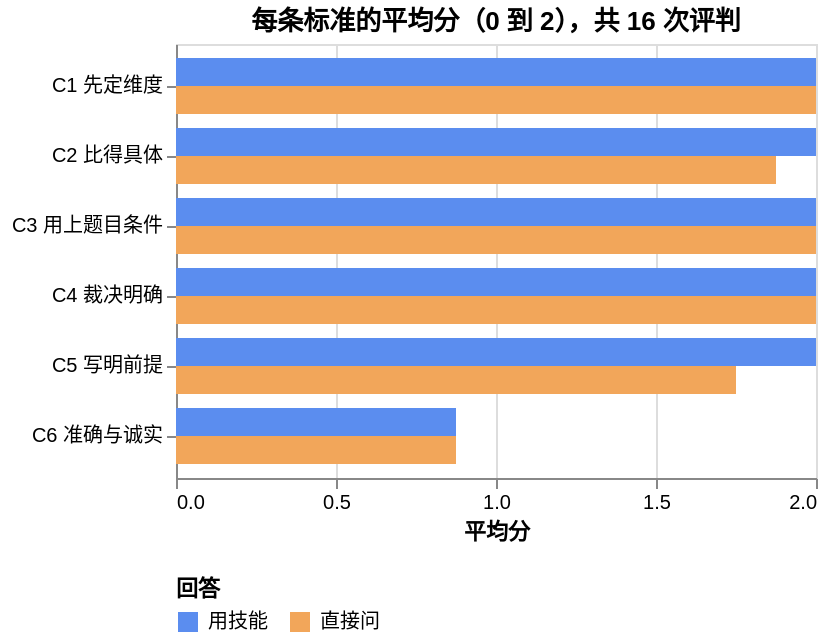

The Vega-Lite source for this figure:
### Vega-Lite specification from a JSON file in a GitHub repository (floating-point values rounded to 4 significant figures)
{"$schema": "https://vega.github.io/schema/vega-lite/v5.json", "usermeta": {"fig": {"content": "data", "style": "cool-clean", "candidates": ["cool-clean"], "why": "cells and bars read from the result file", "surface": "repo-doc"}, "source": "evals/compare/results/2026-11-24-eight-questions.json"}, "title": "每条标准的平均分（0 到 2），共 16 次评判", "data": {"values": [{"criterion": "C1 先定维度", "answer": "用技能", "score": 2.0}, {"criterion": "C1 先定维度", "answer": "直接问", "score": 2.0}, {"criterion": "C2 比得具体", "answer": "用技能", "score": 2.0}, {"criterion": "C2 比得具体", "answer": "直接问", "score": 1.875}, {"criterion": "C3 用上题目条件", "answer": "用技能", "score": 2.0}, {"criterion": "C3 用上题目条件", "answer": "直接问", "score": 2.0}, {"criterion": "C4 裁决明确", "answer": "用技能", "score": 2.0}, {"criterion": "C4 裁决明确", "answer": "直接问", "score": 2.0}, {"criterion": "C5 写明前提", "answer": "用技能", "score": 2.0}, {"criterion": "C5 写明前提", "answer": "直接问", "score": 1.75}, {"criterion": "C6 准确与诚实", "answer": "用技能", "score": 0.875}, {"criterion": "C6 准确与诚实", "answer": "直接问", "score": 0.875}]}, "width": 320, "height": {"step": 14}, "mark": {"type": "bar"}, "encoding": {"y": {"field": "criterion", "type": "nominal", "title": null, "sort": ["C1 先定维度", "C2 比得具体", "C3 用上题目条件", "C4 裁决明确", "C5 写明前提", "C6 准确与诚实"], "axis": {"labelLimit": 300}}, "yOffset": {"field": "answer", "sort": ["用技能", "直接问"]}, "x": {"field": "score", "type": "quantitative", "title": "平均分", "scale": {"domain": [0, 2]}, "axis": {"values": [0, 0.5, 1, 1.5, 2]}}, "color": {"field": "answer", "type": "nominal", "title": "回答", "scale": {"domain": ["用技能", "直接问"], "range": ["#5b8def", "#f2a65a"]}, "legend": {"orient": "bottom"}}}}
